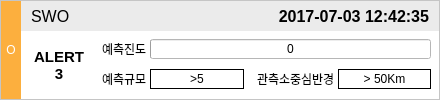
<?xml version="1.0" encoding="UTF-8"?>
<ui version="4.0">
 <class>OnsiteInfo</class>
 <widget class="QWidget" name="OnsiteInfo">
  <property name="geometry">
   <rect>
    <x>0</x>
    <y>0</y>
    <width>440</width>
    <height>100</height>
   </rect>
  </property>
  <property name="sizePolicy">
   <sizepolicy hsizetype="Fixed" vsizetype="Fixed">
    <horstretch>0</horstretch>
    <verstretch>0</verstretch>
   </sizepolicy>
  </property>
  <property name="minimumSize">
   <size>
    <width>440</width>
    <height>100</height>
   </size>
  </property>
  <property name="maximumSize">
   <size>
    <width>440</width>
    <height>100</height>
   </size>
  </property>
  <property name="baseSize">
   <size>
    <width>440</width>
    <height>100</height>
   </size>
  </property>
  <property name="windowTitle">
   <string>Form</string>
  </property>
  <property name="styleSheet">
   <string notr="true">background-color: rgb(255, 255, 255);</string>
  </property>
  <layout class="QVBoxLayout" name="verticalLayout">
   <property name="spacing">
    <number>0</number>
   </property>
   <property name="leftMargin">
    <number>0</number>
   </property>
   <property name="topMargin">
    <number>0</number>
   </property>
   <property name="rightMargin">
    <number>0</number>
   </property>
   <property name="bottomMargin">
    <number>0</number>
   </property>
   <item>
    <widget class="QFrame" name="frame">
     <property name="sizePolicy">
      <sizepolicy hsizetype="Fixed" vsizetype="Fixed">
       <horstretch>0</horstretch>
       <verstretch>0</verstretch>
      </sizepolicy>
     </property>
     <property name="minimumSize">
      <size>
       <width>440</width>
       <height>100</height>
      </size>
     </property>
     <property name="maximumSize">
      <size>
       <width>440</width>
       <height>100</height>
      </size>
     </property>
     <property name="baseSize">
      <size>
       <width>440</width>
       <height>100</height>
      </size>
     </property>
     <property name="styleSheet">
      <string notr="true"/>
     </property>
     <property name="frameShape">
      <enum>QFrame::StyledPanel</enum>
     </property>
     <property name="frameShadow">
      <enum>QFrame::Plain</enum>
     </property>
     <property name="lineWidth">
      <number>1</number>
     </property>
     <layout class="QVBoxLayout" name="verticalLayout_2">
      <property name="spacing">
       <number>0</number>
      </property>
      <property name="leftMargin">
       <number>0</number>
      </property>
      <property name="topMargin">
       <number>0</number>
      </property>
      <property name="rightMargin">
       <number>0</number>
      </property>
      <property name="bottomMargin">
       <number>0</number>
      </property>
      <item>
       <layout class="QHBoxLayout" name="horizontalLayout">
        <property name="spacing">
         <number>0</number>
        </property>
        <item>
         <widget class="QLabel" name="typeLB">
          <property name="sizePolicy">
           <sizepolicy hsizetype="Fixed" vsizetype="Preferred">
            <horstretch>0</horstretch>
            <verstretch>0</verstretch>
           </sizepolicy>
          </property>
          <property name="minimumSize">
           <size>
            <width>20</width>
            <height>0</height>
           </size>
          </property>
          <property name="maximumSize">
           <size>
            <width>20</width>
            <height>16777215</height>
           </size>
          </property>
          <property name="baseSize">
           <size>
            <width>20</width>
            <height>0</height>
           </size>
          </property>
          <property name="styleSheet">
           <string notr="true">background-color: rgb(252, 175, 62); 
color: white
</string>
          </property>
          <property name="text">
           <string>O</string>
          </property>
          <property name="alignment">
           <set>Qt::AlignCenter</set>
          </property>
         </widget>
        </item>
        <item>
         <layout class="QVBoxLayout" name="verticalLayout_4">
          <item>
           <layout class="QHBoxLayout" name="titleLO">
            <property name="spacing">
             <number>0</number>
            </property>
            <property name="leftMargin">
             <number>0</number>
            </property>
            <property name="topMargin">
             <number>0</number>
            </property>
            <property name="rightMargin">
             <number>0</number>
            </property>
            <item>
             <widget class="QWidget" name="titleWG" native="true">
              <property name="sizePolicy">
               <sizepolicy hsizetype="Preferred" vsizetype="Fixed">
                <horstretch>0</horstretch>
                <verstretch>0</verstretch>
               </sizepolicy>
              </property>
              <property name="minimumSize">
               <size>
                <width>0</width>
                <height>30</height>
               </size>
              </property>
              <property name="maximumSize">
               <size>
                <width>438</width>
                <height>30</height>
               </size>
              </property>
              <property name="baseSize">
               <size>
                <width>438</width>
                <height>30</height>
               </size>
              </property>
              <property name="styleSheet">
               <string notr="true">background: rgb(235, 235, 235);</string>
              </property>
              <layout class="QHBoxLayout" name="horizontalLayout_4">
               <property name="spacing">
                <number>5</number>
               </property>
               <property name="leftMargin">
                <number>10</number>
               </property>
               <property name="topMargin">
                <number>0</number>
               </property>
               <property name="rightMargin">
                <number>10</number>
               </property>
               <property name="bottomMargin">
                <number>4</number>
               </property>
               <item>
                <widget class="QLabel" name="scnlLB">
                 <property name="sizePolicy">
                  <sizepolicy hsizetype="Preferred" vsizetype="Fixed">
                   <horstretch>0</horstretch>
                   <verstretch>0</verstretch>
                  </sizepolicy>
                 </property>
                 <property name="minimumSize">
                  <size>
                   <width>0</width>
                   <height>30</height>
                  </size>
                 </property>
                 <property name="maximumSize">
                  <size>
                   <width>16777215</width>
                   <height>30</height>
                  </size>
                 </property>
                 <property name="baseSize">
                  <size>
                   <width>0</width>
                   <height>30</height>
                  </size>
                 </property>
                 <property name="font">
                  <font>
                   <pointsize>12</pointsize>
                   <weight>50</weight>
                   <bold>false</bold>
                  </font>
                 </property>
                 <property name="styleSheet">
                  <string notr="true"/>
                 </property>
                 <property name="text">
                  <string>SWO</string>
                 </property>
                </widget>
               </item>
               <item>
                <widget class="QLabel" name="timeLB">
                 <property name="sizePolicy">
                  <sizepolicy hsizetype="Preferred" vsizetype="Fixed">
                   <horstretch>0</horstretch>
                   <verstretch>0</verstretch>
                  </sizepolicy>
                 </property>
                 <property name="minimumSize">
                  <size>
                   <width>0</width>
                   <height>30</height>
                  </size>
                 </property>
                 <property name="maximumSize">
                  <size>
                   <width>16777215</width>
                   <height>30</height>
                  </size>
                 </property>
                 <property name="baseSize">
                  <size>
                   <width>0</width>
                   <height>30</height>
                  </size>
                 </property>
                 <property name="font">
                  <font>
                   <pointsize>12</pointsize>
                   <weight>75</weight>
                   <bold>true</bold>
                  </font>
                 </property>
                 <property name="styleSheet">
                  <string notr="true"/>
                 </property>
                 <property name="text">
                  <string>2017-07-03 12:42:35</string>
                 </property>
                 <property name="alignment">
                  <set>Qt::AlignRight|Qt::AlignTrailing|Qt::AlignVCenter</set>
                 </property>
                </widget>
               </item>
              </layout>
             </widget>
            </item>
           </layout>
          </item>
          <item>
           <layout class="QHBoxLayout" name="bodyLO">
            <property name="spacing">
             <number>5</number>
            </property>
            <property name="leftMargin">
             <number>10</number>
            </property>
            <property name="rightMargin">
             <number>5</number>
            </property>
            <item>
             <widget class="QLabel" name="alertLB">
              <property name="sizePolicy">
               <sizepolicy hsizetype="Fixed" vsizetype="Fixed">
                <horstretch>0</horstretch>
                <verstretch>0</verstretch>
               </sizepolicy>
              </property>
              <property name="minimumSize">
               <size>
                <width>56</width>
                <height>56</height>
               </size>
              </property>
              <property name="maximumSize">
               <size>
                <width>56</width>
                <height>56</height>
               </size>
              </property>
              <property name="baseSize">
               <size>
                <width>56</width>
                <height>56</height>
               </size>
              </property>
              <property name="font">
               <font>
                <pointsize>11</pointsize>
                <weight>75</weight>
                <bold>true</bold>
               </font>
              </property>
              <property name="text">
               <string>ALERT
3</string>
              </property>
              <property name="alignment">
               <set>Qt::AlignCenter</set>
              </property>
             </widget>
            </item>
            <item>
             <spacer name="horizontalSpacer">
              <property name="orientation">
               <enum>Qt::Horizontal</enum>
              </property>
              <property name="sizeType">
               <enum>QSizePolicy::Fixed</enum>
              </property>
              <property name="sizeHint" stdset="0">
               <size>
                <width>10</width>
                <height>20</height>
               </size>
              </property>
             </spacer>
            </item>
            <item>
             <widget class="QWidget" name="bodyWG" native="true">
              <layout class="QHBoxLayout" name="horizontalLayout_5">
               <property name="spacing">
                <number>0</number>
               </property>
               <property name="leftMargin">
                <number>0</number>
               </property>
               <property name="topMargin">
                <number>0</number>
               </property>
               <property name="rightMargin">
                <number>0</number>
               </property>
               <property name="bottomMargin">
                <number>0</number>
               </property>
               <item>
                <layout class="QVBoxLayout" name="verticalLayout_3">
                 <property name="spacing">
                  <number>5</number>
                 </property>
                 <property name="topMargin">
                  <number>3</number>
                 </property>
                 <property name="rightMargin">
                  <number>3</number>
                 </property>
                 <property name="bottomMargin">
                  <number>3</number>
                 </property>
                 <item>
                  <layout class="QHBoxLayout" name="horizontalLayout_7">
                   <property name="spacing">
                    <number>3</number>
                   </property>
                   <item>
                    <widget class="QLabel" name="label_2">
                     <property name="sizePolicy">
                      <sizepolicy hsizetype="Preferred" vsizetype="Preferred">
                       <horstretch>0</horstretch>
                       <verstretch>0</verstretch>
                      </sizepolicy>
                     </property>
                     <property name="maximumSize">
                      <size>
                       <width>16777215</width>
                       <height>16777215</height>
                      </size>
                     </property>
                     <property name="text">
                      <string>예측진도</string>
                     </property>
                    </widget>
                   </item>
                   <item>
                    <widget class="QProgressBar" name="intenPB">
                     <property name="sizePolicy">
                      <sizepolicy hsizetype="Expanding" vsizetype="Fixed">
                       <horstretch>0</horstretch>
                       <verstretch>0</verstretch>
                      </sizepolicy>
                     </property>
                     <property name="minimumSize">
                      <size>
                       <width>0</width>
                       <height>20</height>
                      </size>
                     </property>
                     <property name="maximumSize">
                      <size>
                       <width>16777215</width>
                       <height>20</height>
                      </size>
                     </property>
                     <property name="baseSize">
                      <size>
                       <width>0</width>
                       <height>0</height>
                      </size>
                     </property>
                     <property name="styleSheet">
                      <string notr="true"/>
                     </property>
                     <property name="minimum">
                      <number>0</number>
                     </property>
                     <property name="maximum">
                      <number>10</number>
                     </property>
                     <property name="value">
                      <number>0</number>
                     </property>
                     <property name="format">
                      <string>%v</string>
                     </property>
                    </widget>
                   </item>
                  </layout>
                 </item>
                 <item>
                  <layout class="QHBoxLayout" name="horizontalLayout_8">
                   <property name="spacing">
                    <number>3</number>
                   </property>
                   <item>
                    <widget class="QLabel" name="label_3">
                     <property name="sizePolicy">
                      <sizepolicy hsizetype="Preferred" vsizetype="Preferred">
                       <horstretch>0</horstretch>
                       <verstretch>0</verstretch>
                      </sizepolicy>
                     </property>
                     <property name="minimumSize">
                      <size>
                       <width>0</width>
                       <height>20</height>
                      </size>
                     </property>
                     <property name="text">
                      <string>예측규모</string>
                     </property>
                    </widget>
                   </item>
                   <item>
                    <widget class="QLabel" name="magLB">
                     <property name="sizePolicy">
                      <sizepolicy hsizetype="Expanding" vsizetype="Fixed">
                       <horstretch>0</horstretch>
                       <verstretch>0</verstretch>
                      </sizepolicy>
                     </property>
                     <property name="minimumSize">
                      <size>
                       <width>0</width>
                       <height>20</height>
                      </size>
                     </property>
                     <property name="maximumSize">
                      <size>
                       <width>16777215</width>
                       <height>20</height>
                      </size>
                     </property>
                     <property name="baseSize">
                      <size>
                       <width>0</width>
                       <height>0</height>
                      </size>
                     </property>
                     <property name="frameShape">
                      <enum>QFrame::Box</enum>
                     </property>
                     <property name="text">
                      <string>&gt;5</string>
                     </property>
                     <property name="alignment">
                      <set>Qt::AlignCenter</set>
                     </property>
                    </widget>
                   </item>
                   <item>
                    <spacer name="horizontalSpacer_2">
                     <property name="orientation">
                      <enum>Qt::Horizontal</enum>
                     </property>
                     <property name="sizeType">
                      <enum>QSizePolicy::Minimum</enum>
                     </property>
                     <property name="sizeHint" stdset="0">
                      <size>
                       <width>10</width>
                       <height>20</height>
                      </size>
                     </property>
                    </spacer>
                   </item>
                   <item>
                    <widget class="QLabel" name="label_5">
                     <property name="sizePolicy">
                      <sizepolicy hsizetype="Minimum" vsizetype="Preferred">
                       <horstretch>0</horstretch>
                       <verstretch>0</verstretch>
                      </sizepolicy>
                     </property>
                     <property name="text">
                      <string>관측소중심반경</string>
                     </property>
                    </widget>
                   </item>
                   <item>
                    <widget class="QLabel" name="distLB">
                     <property name="sizePolicy">
                      <sizepolicy hsizetype="Expanding" vsizetype="Fixed">
                       <horstretch>0</horstretch>
                       <verstretch>0</verstretch>
                      </sizepolicy>
                     </property>
                     <property name="minimumSize">
                      <size>
                       <width>0</width>
                       <height>20</height>
                      </size>
                     </property>
                     <property name="maximumSize">
                      <size>
                       <width>16777215</width>
                       <height>20</height>
                      </size>
                     </property>
                     <property name="baseSize">
                      <size>
                       <width>0</width>
                       <height>0</height>
                      </size>
                     </property>
                     <property name="frameShape">
                      <enum>QFrame::Box</enum>
                     </property>
                     <property name="text">
                      <string>&gt; 50Km</string>
                     </property>
                     <property name="alignment">
                      <set>Qt::AlignCenter</set>
                     </property>
                    </widget>
                   </item>
                  </layout>
                 </item>
                </layout>
               </item>
              </layout>
             </widget>
            </item>
           </layout>
          </item>
         </layout>
        </item>
       </layout>
      </item>
     </layout>
    </widget>
   </item>
  </layout>
 </widget>
 <resources/>
 <connections/>
</ui>
